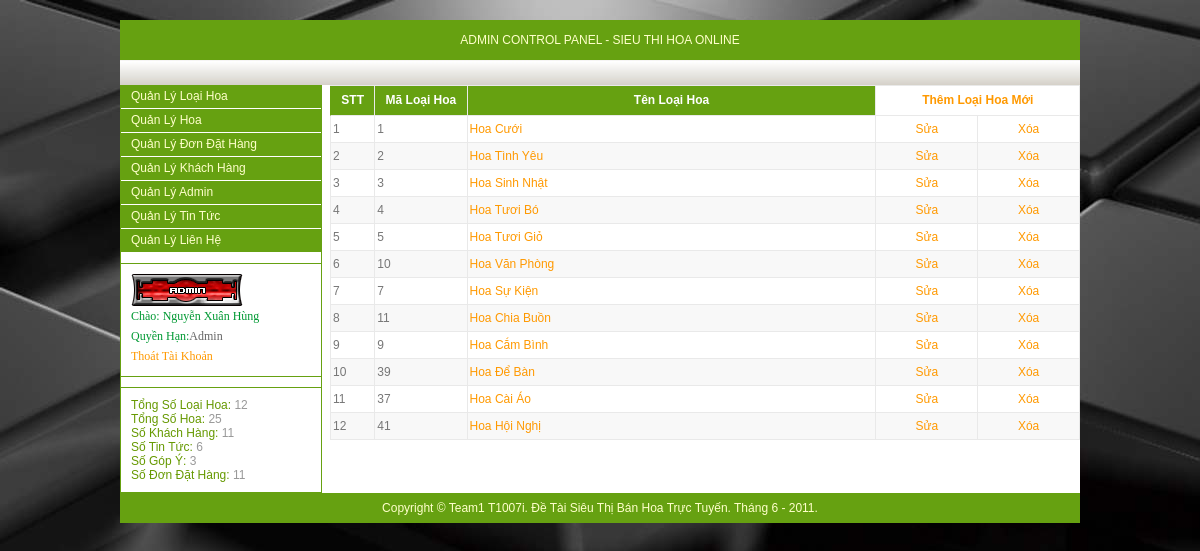
Page /banhoa/adm/index.php (signed in) on the committed database.
### tables this page shows
CREATE TABLE IF NOT EXISTS `loai_hoa` (
  `ma_loai` int(11) NOT NULL auto_increment,
  `ten_loai` varchar(40) NOT NULL,
  PRIMARY KEY  (`ma_loai`)
);

### banhoa/adm/loaihoa/loaihoa.php (the view, shortened to what this page needs)
<?php
	$strSQL="SELECT * FROM loai_hoa";
	$loai_hoa=mysql_query($strSQL,$ung);
?>
<table width="750" cellpadding="2" cellspacing="0" border="0" class="admintable" style="border-right:#E9E9E9 1px solid; border-top:#E9E9E9 1px solid;" align="right">
	<tr>
		<th width="40" align="center" style="border-left:#66A111 solid 1px;">
			STT
		</th>
		<th width="90" align="center">
			Mã Loại Hoa
		</th>
		<th width="420">
			Tên Loại Hoa
		</th>
		<th width="200" colspan="2" style="background:#FFFFFF;" align="center">
			<a href="#" onclick="goithem_sua('themloaihoa')">Thêm Loại Hoa Mới</a>
		</th>
	</tr>
	<?php $i=0; ?>
		<?php while($row=mysql_fetch_array($loai_hoa)) { $i+=1; ?>
	<tr>
	<?php
			if($i%2==0)
				$mausac="style='background:#F8F8F8;'";
			 else
			 	$mausac="style='background:#FFFFFF;'";
	?>
		<td <?php echo $mausac; ?> >
			<?php echo $i; ?>
		</td>
		<td <?php echo $mausac; ?> >
			<?php echo $row['ma_loai']; ?>
		</td>
		<td <?php echo $mausac; ?> >
			<a href="#" onclick="goithem_sua('sualoaihoa',<?php echo $row['ma_loai']; ?>)"><?php echo $row['ten_loai']; ?></a>
		</td>
		<td width="100" align="center" <?php echo $mausac; ?>>
			<a href="#" onclick="goithem_sua('sualoaihoa',<?php echo $row['ma_loai']; ?>)">Sửa</a>
		</td>
		<td width="100" align="center" <?php echo $mausac; ?>>
			<a href="#" onclick="xoa_loaihoa(<?php echo $row['ma_loai']; ?>)">Xóa</a>
		</td>
	</tr>
		<?php } ?>
</table>

### banhoa/adm/admstyle.css (style rules this page uses)
Body { background:#D8D4CD url(../images/bg.jpg) no-repeat fixed; color:#888888; font-family:Arial, Helvetica, sans-serif; font-size:12px; margin-bottom:0px; margin-top:0px; margin-left:0px; margin-right:0px; }
a:link { color:#FF9900; text-decoration:none; }
.admintable { border:1px; }
.admintable TD { background:#FFFFFF; border-left:#E9E9E9 1px solid; border-bottom:#E9E9E9 1px solid; line-height:22px; color:#777777; }
.admintable TH { background:#66A111; color:#FFFFFF; line-height:25px; border-left:#E9E9E9 1px solid; border-bottom:#E9E9E9 1px solid; }

### rows in the picture
loai_hoa: ma_loai "1", ten_loai "Hoa Cưới"
loai_hoa: ma_loai "2", ten_loai "Hoa Tình Yêu"
loai_hoa: ma_loai "3", ten_loai "Hoa Sinh Nhật"
loai_hoa: ma_loai "4", ten_loai "Hoa Tươi Bó"
loai_hoa: ma_loai "5", ten_loai "Hoa Tươi Giỏ"
loai_hoa: ma_loai "10", ten_loai "Hoa Văn Phòng"
loai_hoa: ma_loai "7", ten_loai "Hoa Sự Kiện"
loai_hoa: ma_loai "11", ten_loai "Hoa Chia Buồn"
loai_hoa: ma_loai "9", ten_loai "Hoa Cắm Bình"
loai_hoa: ma_loai "39", ten_loai "Hoa Để Bàn"
loai_hoa: ma_loai "37", ten_loai "Hoa Cài Áo"
loai_hoa: ma_loai "41", ten_loai "Hoa Hội Nghị"

### other values in the picture
$_SESSION['hovatenad'] "Nguyễn Xuân Hùng"
$soloaihoa "12"
$sohoa "25"
$khachhang "11"
$tintuc "6"
$lienhe "3"
$dondathang "11"
